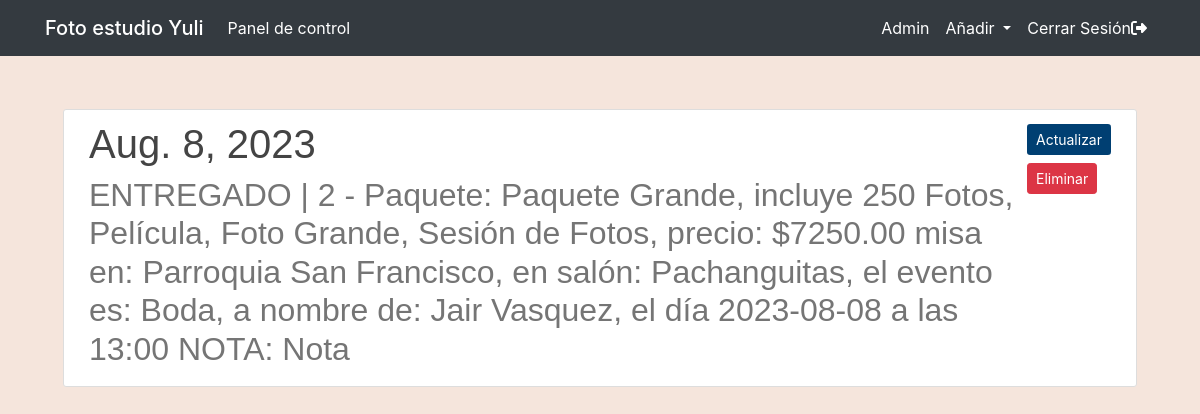
The app's page /contratos/pachanguitas-jair-vasquez-boda (signed in) with its own data.
### main/models.py (models this page shows, shortened)
class Contrato(models.Model):
    folio_contrato = models.AutoField(primary_key=True)
    paquete_contrato = models.ForeignKey(Paquete, null=False, blank=False, on_delete=models.CASCADE)
    nombre_cliente_contrato = models.CharField(max_length=100)
    fecha_contrato = models.DateField()
    lugar_contrato = models.ForeignKey(Ubicacion, null=False, blank=False, on_delete=models.CASCADE)
    templo_contrato = models.ForeignKey(Templo, null=False, blank=False, on_delete=models.CASCADE)
    salon_contrato = models.ForeignKey(Salon, null=False, blank=False, on_delete=models.CASCADE)
    tipo_evento_contrato = models.CharField(max_length=50)
    hora_contrato = models.CharField(max_length=10)
    nota_contrato = models.TextField()
    contrato_activo = models.BooleanField(default=True)
    slug = models.SlugField(unique=True, blank=True)
    def __str__(self):
        txt = "{0} | {1} - Paquete: {2} misa en: {3}, en salón: {4}, el evento es: {5}, a nombre de: {6}, el día {7} a las {8} NOTA: {9}"
        if self.contrato_activo:
            activo = "PENDIENTE"
        else:
            activo = "ENTREGADO"
        return txt.format(activo, self.folio_contrato, self.paquete_contrato, self.templo_contrato, self.salon_contrato, self.tipo_evento_contrato, self.nombre_cliente_contrato, self.fecha_contrato, self.hora_contrato, self.nota_contrato)

class Paquete(models.Model):
    codigo_paquete = models.AutoField(primary_key=True)
    nombre_paquete = models.CharField(max_length=30)
    descripcion_paquete = models.CharField(max_length=255)
    precio_paquete = models.PositiveSmallIntegerField(default=5)
    slug = models.SlugField(unique=True, blank=True)
    def __str__(self):
        txt = "{0}, incluye {1}, precio: ${2}.00"
        return txt.format(self.nombre_paquete, self.descripcion_paquete, self.precio_paquete)
    class Meta:
        verbose_name_plural = "Paquetes"

class Templo(models.Model):
    codigo_templo = models.AutoField(primary_key=True)
    nombre_templo = models.CharField(max_length=30)
    ubicacion_templo = models.CharField(max_length=100)
    slug = models.SlugField(unique=True, blank=True)
    def __str__(self):
        txt = "{0}"
        return txt.format(self.nombre_templo)

class Salon(models.Model):
    codigo_salon = models.AutoField(primary_key=True)
    nombre_salon = models.CharField(max_length=30)
    ubicacion_salon = models.CharField(max_length=100)
    slug = models.SlugField(unique=True, blank=True)
    def __str__(self):
        txt = "{0}"
        return txt.format(self.nombre_salon)
    class Meta:
        verbose_name_plural = "Salones"

### main/decorators.py (the view)
        def _wrapped_view(request, *args, **kwargs):
            if not request.user.is_superuser:
                messages.error(request, "¡No estás autorizado a esto! Ingresa para continuar")
                return redirect(redirect_url)
            return view_func(request, *args, **kwargs)

### main/views.py (called while the page is built)
@user_is_superuser
def contrato(request, contrato: str):
    matching_article = Contrato.objects.filter(slug = contrato).first()
    return render(request=request,
                  template_name='main/article.html',
                  context={"object": matching_article,
                           "type": "contrato"}
    )

### main/templates/main/article.html (shortened to what this page needs)
{% extends 'main/header.html' %}
{% block content %}
<div class="row media content-section mobiledevice">
    <div class="col-lg-12 col-md-12 col-sm-12">
        <div class="d-flex">
            {% if type == "trabajador" %}
                <div>
                    <h1 class="title-style">{{ object.nombre_empleado }}</h1>
                    <h2 class="subtitle-style">{{ object.tipo_trabajo }}</h2>
                </div>
                <div class="ml-auto">
                    <a class="btn btncolor btn-sm mt-1 mb-1" href="{% url 'actualizar_trabajador' object.slug %}">Actualizar</a>
                    <a class="btn btn-danger btn-sm mt-1 mb-1" href="{% url 'eliminar_trabajador' object.slug %}">Eliminar</a>
                </div>
            {% elif type == "contrato" %}
                <div>
                    <h1 class="title-style">{{ object.fecha_contrato }}</h1>
                    <h2 class="subtitle-style">{{ object }}</h2>
                </div>
                <div class="ml-auto">
                    <a class="btn btncolor btn-sm mt-1 mb-1" href="{% url 'actualizar_contrato' object.slug %}">Actualizar</a>
                    <a class="btn btn-danger btn-sm mt-1 mb-1" href="{% url 'eliminar_contrato' object.slug %}">Eliminar</a>
                </div>
            {% endif %}
        </div>
    </div>
</div>
{% endblock content %}

### main/static/main/main.css (style rules this page uses)
:root { --footercolor: #003F72; --navbarcolor: #ffffff; --btncolor: #003F72; --socialcolor: #003F72; --brightText: #ffffff; }
.btncolor { background-color: var(--btncolor) !important; color: var(--brightText) !important; }
body { background: #f5e5dc; }
h1, h2, h3, h4, h5, h6 { color: #444444; }
.content-section { background: #ffffff; padding: 10px 20px; border: 1px solid #dddddd; border-radius: 3px; margin-bottom: 20px; }
@media screen and (min-width: 600px) { .mobiledevice { padding-left: 10px; padding-right: 10px; } }
.title-style { font-family: 'Trebuchet MS', 'Lucida Sans Unicode', 'Lucida Grande', 'Lucida Sans', Arial, sans-serif !important; }
.subtitle-style { font-family: Verdana, Geneva, Tahoma, sans-serif !important; color: rgba(117, 117, 117, 1) !important; }

### records on screen
Contrato: fecha_contrato "Aug. 8, 2023", contrato_activo+folio_contrato+paquete_contrato "ENTREGADO | 2 - Paquete: Paquete Grande, incluye 250 Fotos, Película, Foto Grande, Sesión de Fotos, precio: $7250.00 misa en: Parroquia San Francisco, en salón: Pachanguitas, el evento es: Boda, a nombre de: Jair Vasquez, el día 2023-08-08 a las 13:00 NOTA: Nota"
